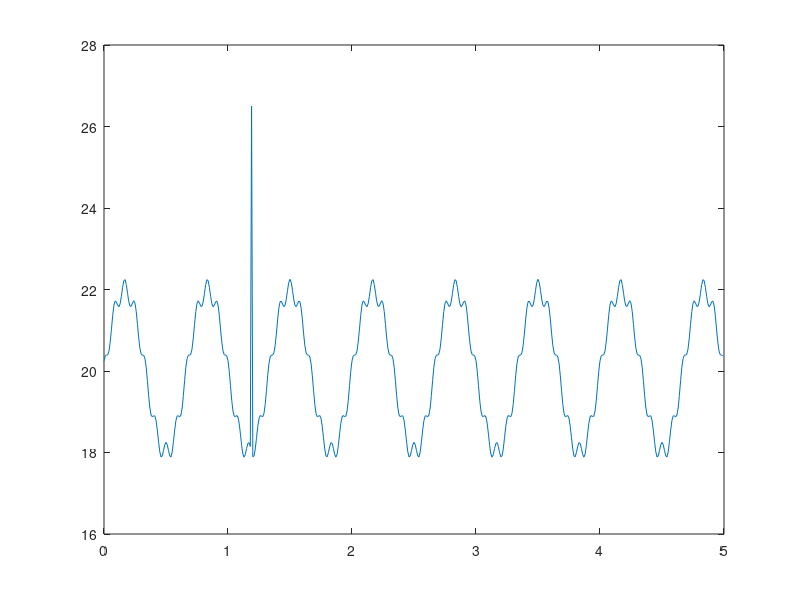

Recreate this plot in MATLAB. (Note: this script raises an error after producing the figure.)
%% MATLAB 基础示例：数组、逻辑索引、统计与绘图
% 在 MATLAB 中运行本脚本。只使用基础 MATLAB 功能。

clear; clc; close all;

% 1. 创建一组模拟传感器采样值
Fs = 100;                         % 采样率，Hz
N = 500;
t = (0:N-1) / Fs;                 % 时间轴，秒
signal = 20 + 2*sin(2*pi*1.5*t) + 0.25*cos(2*pi*12*t);

% 2. 注入一个超限样本，演示逻辑索引
signal(120) = 26.5;
limit = 24;
overLimitMask = signal > limit;
overLimitIndex = find(overLimitMask);

% 3. 统计量
stats.mean = mean(signal);
stats.minimum = min(signal);
stats.maximum = max(signal);
stats.overLimitCount = nnz(overLimitMask);

fprintf('Mean: %.3f\n', stats.mean);
fprintf('Min: %.3f\n', stats.minimum);
fprintf('Max: %.3f\n', stats.maximum);
fprintf('Over-limit samples: %d\n', stats.overLimitCount);
fprintf('First over-limit indices: ');
disp(overLimitIndex(1:min(5, numel(overLimitIndex))));

% 4. 绘图并标注单位
figure('Name', 'Basic sensor data example');
plot(t, signal, 'DisplayName', 'Sensor signal');
hold on;
yline(limit, '--', 'Limit', 'DisplayName', 'Threshold');
plot(t(overLimitMask), signal(overLimitMask), 'ro', ...
    'DisplayName', 'Over-limit samples');
hold off;
grid on;
xlabel('Time (s)');
ylabel('Measurement (unit)');
title('Sensor data: indexing and statistics');
legend('Location', 'best');

% 5. 尺寸检查：时间轴与信号必须一一对应
assert(numel(t) == numel(signal), 'Time and signal lengths must match.');
